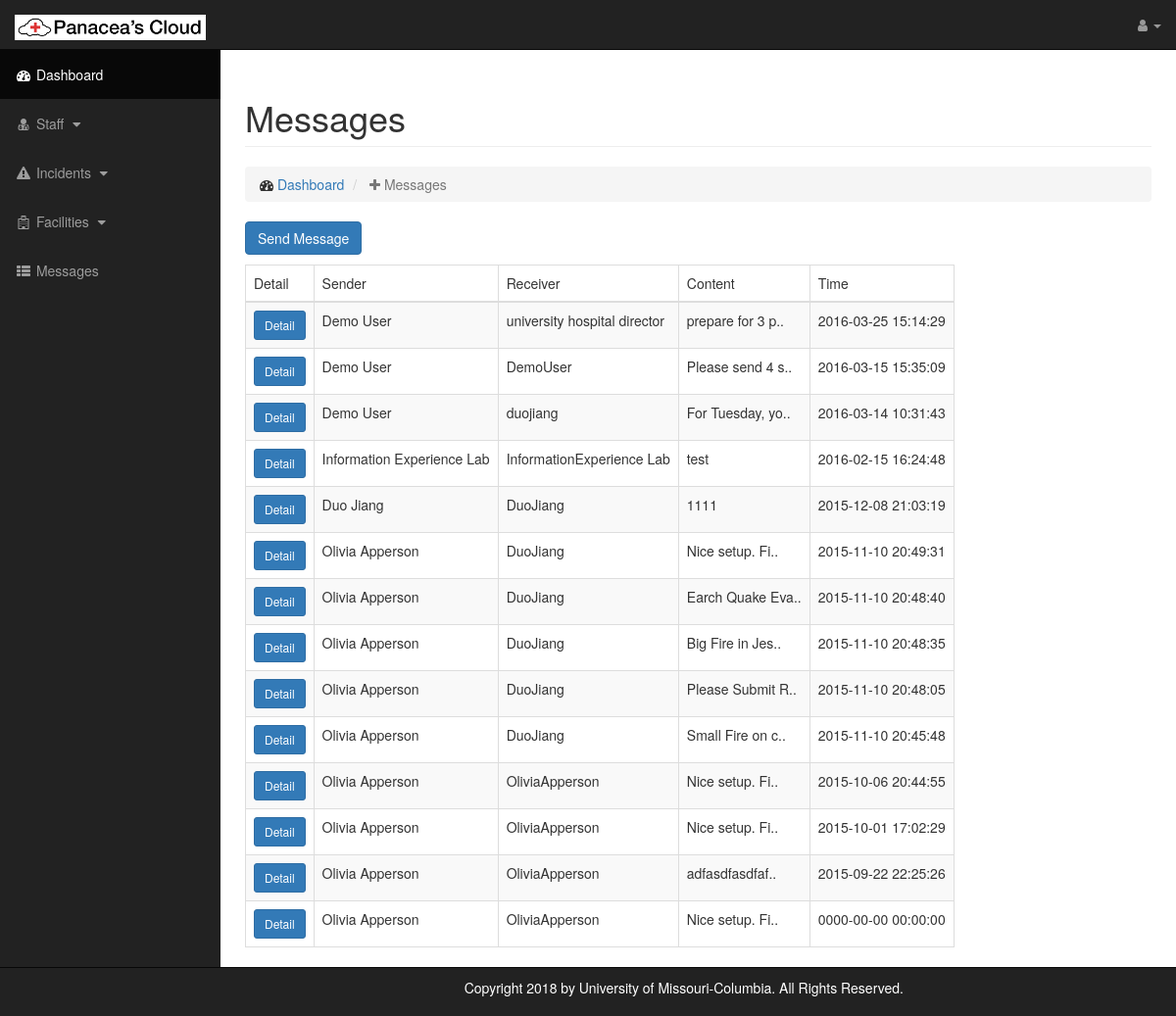
Page /notifications.php (signed in) on the committed database.
### tables this page shows
CREATE TABLE `notifications` (
  `id` int(11) NOT NULL AUTO_INCREMENT,
  `type` varchar(50) NOT NULL,
  `content` varchar(400) NOT NULL DEFAULT '',
  `time` timestamp NOT NULL DEFAULT CURRENT_TIMESTAMP ON UPDATE CURRENT_TIMESTAMP,
  `sender` varchar(100) NOT NULL DEFAULT '',
  `receiver` varchar(100) NOT NULL DEFAULT '',
  `status` int(11) NOT NULL DEFAULT '1',
  PRIMARY KEY (`id`)
);

### notifications.php (the view, shortened to what this page needs)
<!DOCTYPE html>
<html>
  <head>
        <link href="css/bootstrap.min.css" rel="stylesheet">
      <link href="css/sb-admin.css" rel="stylesheet">
      <link href="css/plugins/morris.css" rel="stylesheet">
      <link href="//maxcdn.bootstrapcdn.com/font-awesome/4.3.0/css/font-awesome.min.css" rel="stylesheet">
      <link href="css/multi-select.css" media="screen" rel="stylesheet" type="text/css">
  </head>
  <body>
        <div id="wrapper">
        <?php
            require 'navigation.php';
        ?>
        <div id="page-wrapper">
            <div class="container-fluid">
                <div class="row">
                  <div class="col-lg-12">
                      <h1 class="page-header">
                          Messages
                      </h1>
                        <ol class="breadcrumb">
                            <li>
                                <i class="fa fa-dashboard"></i>  <a href="index.php">Dashboard</a>
                            </li>
                            <li class="active">
                                <i class="fa fa-plus"></i> Messages
                            </li>
                        </ol>
                        <button type="button" class="btn btn-primary" data-toggle="modal" data-target="#exampleModal" data-whatever="@getbootstrap">Send Message</button>
                    </div>
                    <?php
                    require 'dbConnection.php';
                    $sql = "SELECT id, type, content,time, sender,receiver FROM notifications  ORDER BY time DESC, time DESC";
                    echo "<div class=\"col-lg-6\" id=\"all-notifications\">";
                    echo "<table  class=\"table table-bordered table-hover table-striped\"><thead><tr><td>Detail</td><td>Sender</td><td>Receiver</td><td>Content</td><td>Time</td></tr></thead><tbody>";
                    foreach($db->query($sql) as $row){
                      if(strlen($row['content']) > 7){
                        echo "<tr class='odd gradeX'><td><button id = 'subBtn' type='submit' value = '".$row['id']."' class='btn btn-primary btn-sm btn-block' name='edit' data-toggle='modal' data-target='#edit_".$row['id']."'>Detail</button></td>"
                        ."<td >".$row['sender']."</td><td>".$row['receiver']."</td><td>".substr($row['content'],0,15)."..</td><td>".$row['time']."</td></tr>";
                      }else{
                        echo "<tr class='odd gradeX'><td><button id = 'subBtn' type='submit' value = '".$row['id']."' class='btn btn-primary btn-sm btn-block' name='edit' data-toggle='modal' data-target='#edit_".$row['id']."'>Detail</button></td>"
                        ."<td >".$row['sender']."</td><td>".$row['receiver']."</td><td>".$row['content']."</td><td>".$row['time']."</td></tr>";
                      }
                    }
                    ?>
                </div>
            </div>
          </div>
</body>
</html>

### css/sb-admin.css (style rules this page uses)
body { margin-top: 100px; background-color: #222; }
@media (min-width:768px) { body { margin-top: 50px; } }
#wrapper { padding-left: 0; }
#page-wrapper { width: 100%; padding: 0; background-color: #fff; }
@media (min-width:768px) { #wrapper { padding-left: 225px; } }
@media (min-width:768px) { #page-wrapper { padding: 10px; padding-bottom: 50px; } }

### notifications.php (style rules this page uses)
td { width: 1px; white-space: nowrap; }

### rows in the picture
notifications: $row['id'] 132 (drawn), sender "Demo User", receiver "university hospital director", content "prepare for 3 p", time "2016-03-25 15:14:29"
notifications: $row['id'] 131 (drawn), sender "Demo User", receiver "DemoUser", content "Please send 4 s", time "2016-03-15 15:35:09"
notifications: $row['id'] 130 (drawn), sender "Demo User", receiver "duojiang", content "For Tuesday, yo", time "2016-03-14 10:31:43"
notifications: $row['id'] 129 (drawn), sender "Information Experience Lab", receiver "InformationExperience Lab", content "test", time "2016-02-15 16:24:48"
notifications: $row['id'] 128 (drawn), sender "Duo Jiang", receiver "DuoJiang", content "1111", time "2015-12-08 21:03:19"
notifications: $row['id'] 105 (drawn), sender "Olivia Apperson", receiver "DuoJiang", content "Nice setup. Fi", time "2015-11-10 20:49:31"
notifications: $row['id'] 97 (drawn), sender "Olivia Apperson", receiver "DuoJiang", content "Earch Quake Eva", time "2015-11-10 20:48:40"
notifications: $row['id'] 96 (drawn), sender "Olivia Apperson", receiver "DuoJiang", content "Big Fire in Jes", time "2015-11-10 20:48:35"
notifications: $row['id'] 111 (drawn), sender "Olivia Apperson", receiver "DuoJiang", content "Please Submit R", time "2015-11-10 20:48:05"
notifications: $row['id'] 104 (drawn), sender "Olivia Apperson", receiver "DuoJiang", content "Small Fire on c", time "2015-11-10 20:45:48"
notifications: $row['id'] 125 (drawn), sender "Olivia Apperson", receiver "OliviaApperson", content "Nice setup. Fi", time "2015-10-06 20:44:55"
notifications: $row['id'] 124 (drawn), sender "Olivia Apperson", receiver "OliviaApperson", content "Nice setup. Fi", time "2015-10-01 17:02:29"
notifications: $row['id'] 123 (drawn), sender "Olivia Apperson", receiver "OliviaApperson", content "adfasdfasdfaf", time "2015-09-22 22:25:26"
notifications: $row['id'] 127 (drawn), sender "Olivia Apperson", receiver "OliviaApperson", content "Nice setup. Fi", time "0000-00-00 00:00:00"
